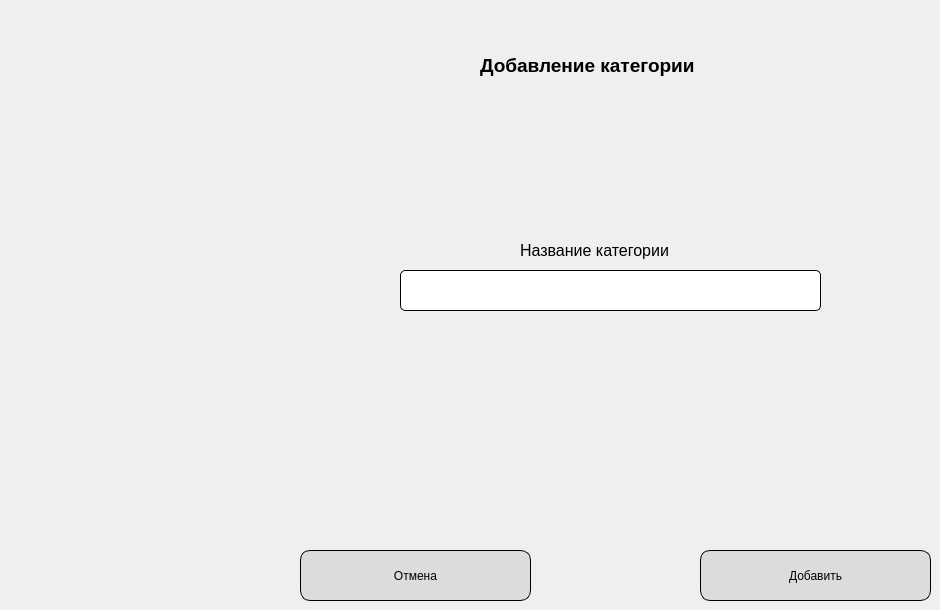
    <widget class="QWidget" name="AddCategory">
     <widget class="QLabel" name="label_AddCategory">
      <property name="geometry">
       <rect>
        <x>480</x>
        <y>50</y>
        <width>261</width>
        <height>31</height>
       </rect>
      </property>
      <property name="font">
       <font>
        <family>Segoe UI</family>
        <pointsize>14</pointsize>
        <weight>75</weight>
        <bold>true</bold>
       </font>
      </property>
      <property name="text">
       <string>Добавление категории</string>
      </property>
     </widget>
     <widget class="QPushButton" name="pushButton_AddCategory">
      <property name="geometry">
       <rect>
        <x>700</x>
        <y>550</y>
        <width>231</width>
        <height>51</height>
       </rect>
      </property>
      <property name="styleSheet">
       <string notr="true">QPushButton { border-radius: 10px;border: 1px solid black; color: black; background: rgb(220,220,220);}
QPushButton:hover { background-color: rgba(143, 142, 142, 1); }</string>
      </property>
      <property name="text">
       <string>Добавить</string>
      </property>
     </widget>
     <widget class="QPushButton" name="pushButton_CancelAddCategory">
      <property name="geometry">
       <rect>
        <x>300</x>
        <y>550</y>
        <width>231</width>
        <height>51</height>
       </rect>
      </property>
      <property name="styleSheet">
       <string notr="true">QPushButton { border-radius: 10px;border: 1px solid black; color: black; background: rgb(220,220,220);}
QPushButton:hover { background-color: rgba(143, 142, 142, 1); }</string>
      </property>
      <property name="text">
       <string>Отмена</string>
      </property>
     </widget>
     <widget class="QLineEdit" name="lineEdit_AddCategory">
      <property name="geometry">
       <rect>
        <x>400</x>
        <y>270</y>
        <width>421</width>
        <height>41</height>
       </rect>
      </property>
      <property name="styleSheet">
       <string notr="true">QLineEdit { border-radius: 5px;border: 1px solid black; color: black;}
</string>
      </property>
     </widget>
     <widget class="QLabel" name="label_AddCategoryName">
      <property name="geometry">
       <rect>
        <x>520</x>
        <y>240</y>
        <width>191</width>
        <height>21</height>
       </rect>
      </property>
      <property name="font">
       <font>
        <family>Segoe UI</family>
        <pointsize>12</pointsize>
       </font>
      </property>
      <property name="text">
       <string>Название категории</string>
      </property>
     </widget>
    </widget>
